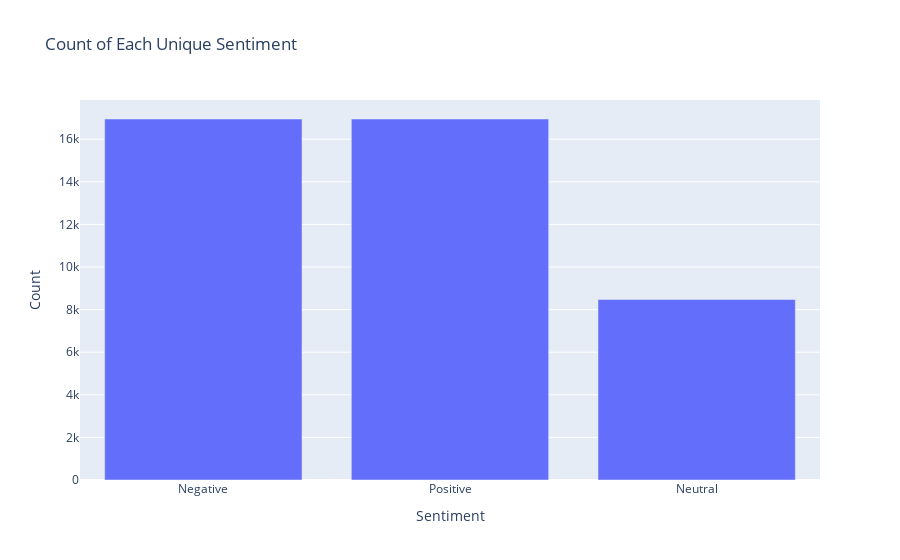

Notebook code cell kept with this figure:
### Code cell
display_review_sentiment(reviews_df)

### Figure 1 — Plotly figure (JSON) as saved in the notebook; plotly's stock layout.template omitted (floating-point values rounded to 4 significant figures)
{"data": [{"alignmentgroup": "True", "hovertemplate": "Sentiment=%{x}<br>Count=%{y}<extra></extra>", "legendgroup": "", "marker": {"color": "#636efa", "pattern": {"shape": ""}}, "name": "", "offsetgroup": "", "orientation": "v", "showlegend": false, "textposition": "auto", "type": "bar", "x": ["Negative", "Positive", "Neutral"], "xaxis": "x", "y": [16948, 16948, 8474], "yaxis": "y"}], "layout": {"barmode": "relative", "legend": {"tracegroupgap": 0}, "title": {"text": "Count of Each Unique Sentiment"}, "xaxis": {"anchor": "y", "domain": [0, 1], "title": {"text": "Sentiment"}}, "yaxis": {"anchor": "x", "domain": [0, 1], "title": {"text": "Count"}}}}
